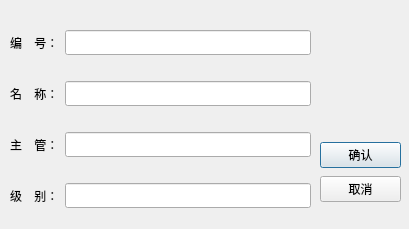
<?xml version="1.0" encoding="UTF-8"?>
<ui version="4.0">
 <class>aptAddDialog</class>
 <widget class="QDialog" name="aptAddDialog">
  <property name="geometry">
   <rect>
    <x>0</x>
    <y>0</y>
    <width>409</width>
    <height>229</height>
   </rect>
  </property>
  <property name="font">
   <font>
    <family>新宋体</family>
   </font>
  </property>
  <property name="windowTitle">
   <string>Dialog</string>
  </property>
  <widget class="QWidget" name="layoutWidget">
   <property name="geometry">
    <rect>
     <x>10</x>
     <y>10</y>
     <width>301</width>
     <height>221</height>
    </rect>
   </property>
   <layout class="QGridLayout" name="gridLayout">
    <item row="3" column="1">
     <widget class="QLineEdit" name="edit_rank"/>
    </item>
    <item row="0" column="1">
     <widget class="QLineEdit" name="edit_id"/>
    </item>
    <item row="2" column="0">
     <widget class="QLabel" name="label_4">
      <property name="text">
       <string>主    管：</string>
      </property>
     </widget>
    </item>
    <item row="1" column="0">
     <widget class="QLabel" name="label_3">
      <property name="text">
       <string>名    称：</string>
      </property>
     </widget>
    </item>
    <item row="1" column="1">
     <widget class="QLineEdit" name="edit_name"/>
    </item>
    <item row="2" column="1">
     <widget class="QLineEdit" name="edit_man"/>
    </item>
    <item row="3" column="0">
     <widget class="QLabel" name="label_5">
      <property name="text">
       <string>级    别：</string>
      </property>
     </widget>
    </item>
    <item row="0" column="0">
     <widget class="QLabel" name="label_2">
      <property name="text">
       <string>编    号：</string>
      </property>
     </widget>
    </item>
   </layout>
  </widget>
  <widget class="QWidget" name="">
   <property name="geometry">
    <rect>
     <x>320</x>
     <y>140</y>
     <width>81</width>
     <height>65</height>
    </rect>
   </property>
   <layout class="QVBoxLayout" name="verticalLayout">
    <item>
     <widget class="QPushButton" name="okBtn">
      <property name="text">
       <string>确认</string>
      </property>
     </widget>
    </item>
    <item>
     <widget class="QPushButton" name="cancelBtn">
      <property name="text">
       <string>取消</string>
      </property>
     </widget>
    </item>
   </layout>
  </widget>
 </widget>
 <resources/>
 <connections/>
</ui>
